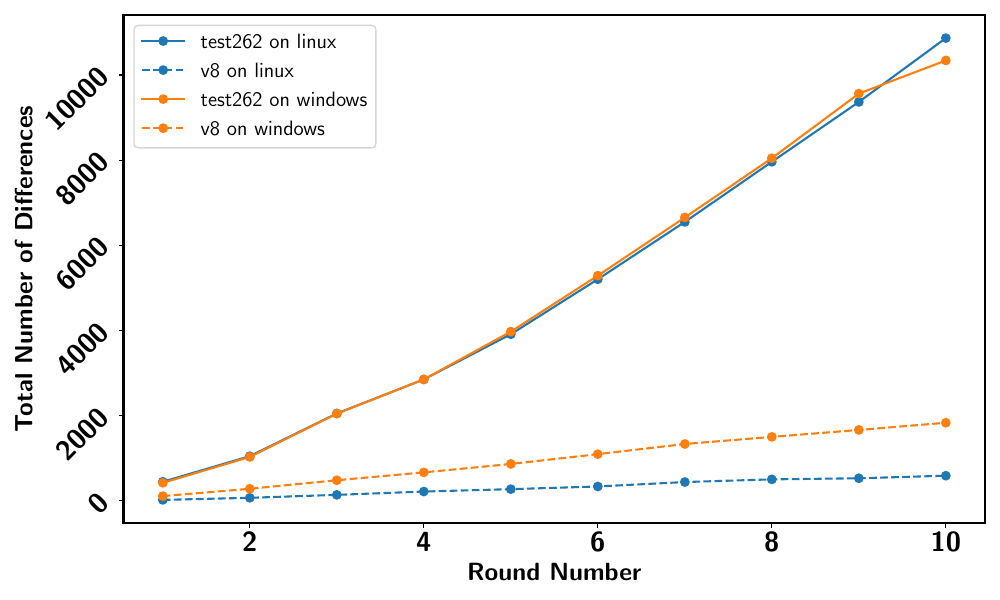

Recreate this plot in Python.
import json
import matplotlib.pyplot as plt
from collections import defaultdict

# activate latex text rendering
plt.rc('text', usetex=True)
plt.rc('axes', linewidth=2)
plt.rc('font', weight='bold')
plt.rcParams['text.latex.preamble'] = r'\usepackage{sfmath} \boldmath'


# Load JSON data from file
with open('test_data.json', 'r') as f:
    data = json.load(f)

# Color codes by OS
os_colors = {
    'linux': 'tab:blue',
    'windows': 'tab:orange'
}

# Line styles by dataset
dataset_styles = {
    'test262': 'solid',
    'v8': 'dashed',
    'webkit': 'dotted'
}

# Group data by (dataset, operating_system)
grouped_data = defaultdict(list)
for entry in data:
    if entry['dataset'] != 'webkit':
        key = (entry['dataset'], entry['operating_system'])
        grouped_data[key].append((entry['round_number'], entry['triggered_filters']))

# Plotting
plt.figure(figsize=(10, 6))
for (dataset, os), values in grouped_data.items():
    # Sort values by round_number
    values.sort(key=lambda x: x[0])
    rounds, triggered = zip(*values)
    label = f'{dataset} on {os}'
    plt.plot(
        rounds,
        triggered,
        label=label,
        color=os_colors[os],
        linestyle=dataset_styles[dataset],
        marker='o'
    )

# Labels and legend
plt.xlabel(r'\textbf{Round Number}', fontsize=18)
plt.ylabel(r'\textbf{Total Number of Differences}', fontsize=18)

ax = plt.gca()
ax.xaxis.set_tick_params(labelsize=20)
ax.yaxis.set_tick_params(labelsize=20)
ax.yaxis.set_tick_params(rotation=45)  

#plt.title('Filters Triggered vs. Rounds')
plt.legend(prop={'weight': 'bold', 'size': 15})
plt.grid(False)
plt.tight_layout()


# Save plot to PDF
plt.savefig('filters_vs_rounds.pdf', format='pdf')

# Show plot
plt.show()